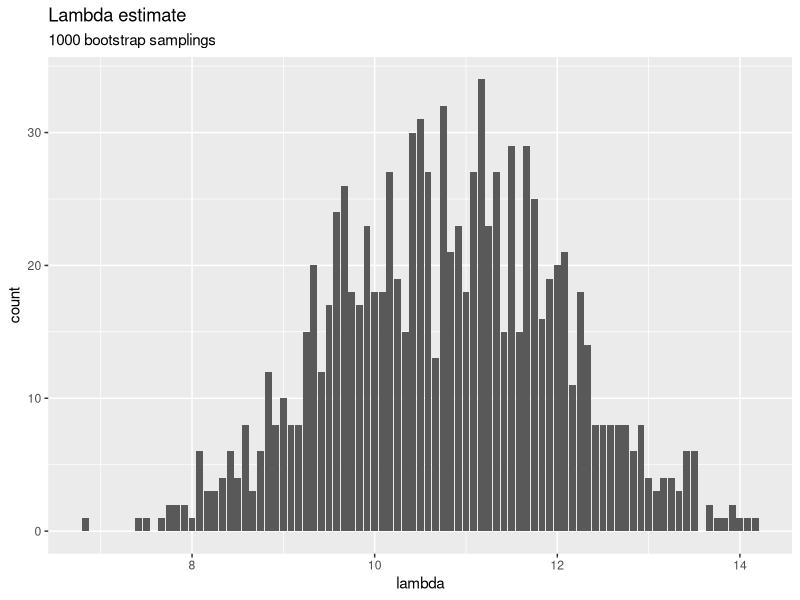

The R source for this figure:
## ---- chunk 1
library(ggplot2)
## ---- chunk 2
mutations = c(12,15,10,4,6,15,18,12,7,11,5,14)

mutation_data = data.frame(mutations)

mutation_data

## ---- chunk 3
library(boot)

set.seed(1)

samplemean = function(x, d) {
  return(mean(x[d]))
}

lambda_ests = boot(data = mutation_data$mutations, statistic = samplemean, R = 1000)

lambda_ests.vals = data.frame(t = lambda_ests$t[1:1000])

ggplot(lambda_ests.vals, aes(x=t)) + geom_bar() +
   labs(title="Lambda estimate", subtitle='1000 bootstrap samplings', y="count", x = "lambda")
## ---- chunk 4
var(lambda_ests$t[1:1000])
## ---- chunk 5
m = mean(lambda_ests$t[1:1000])
v = var(lambda_ests$t[1:1000])

qnorm(0.025, mean = m, sd = sqrt(v))
qnorm((1-0.025), mean = m, sd = sqrt(v))
## ---- chunk 6
lambda_ests.sorted = sort(lambda_ests$t[1:1000])

pbinom(468, 1000, prob=0.5)

lambda_ests.sorted[468]
lambda_ests.sorted[(1000-468+1)]

lambda_ests.sorted[25]
lambda_ests.sorted[(1000-25+1)]

## ---- chunk 7
old = c(7,5,7,7,10,12,5,13,11,9,9,8,8,13,6,10)
new = c(6,8,8,2,9,9,7,7,4,7,8,7,7,11,8,6)

enzyme_data = data.frame(old, new)

enzyme_data
